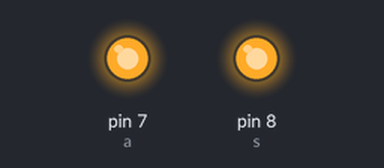
A sketch run on a simulated Arduino Uno, built with avr-gcc and run on an emulated ATmega328P. Parts: output pins drawn as LEDs (lit = HIGH).

Above: at 0.01 s.
At 1.2 s:
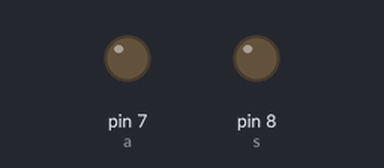
Timing chart, 0 to 2.7 s (numbered marks = the images above):
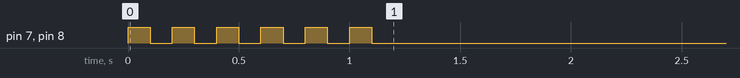

The sketch:

A2_for_12.ino
```cpp
int a = 7;
int s = 8;
void setup()
{
  pinMode(a, OUTPUT);
  pinMode(s, OUTPUT);
  Serial.begin(6900);
  for (int i = 0; i < 6; i++)
  {
    digitalWrite(a, HIGH);
    digitalWrite(s, HIGH);
    delay(100);

    digitalWrite(s, LOW);
    digitalWrite(a, LOW);
    delay(100);
  }
}
void loop()
{

}
```
